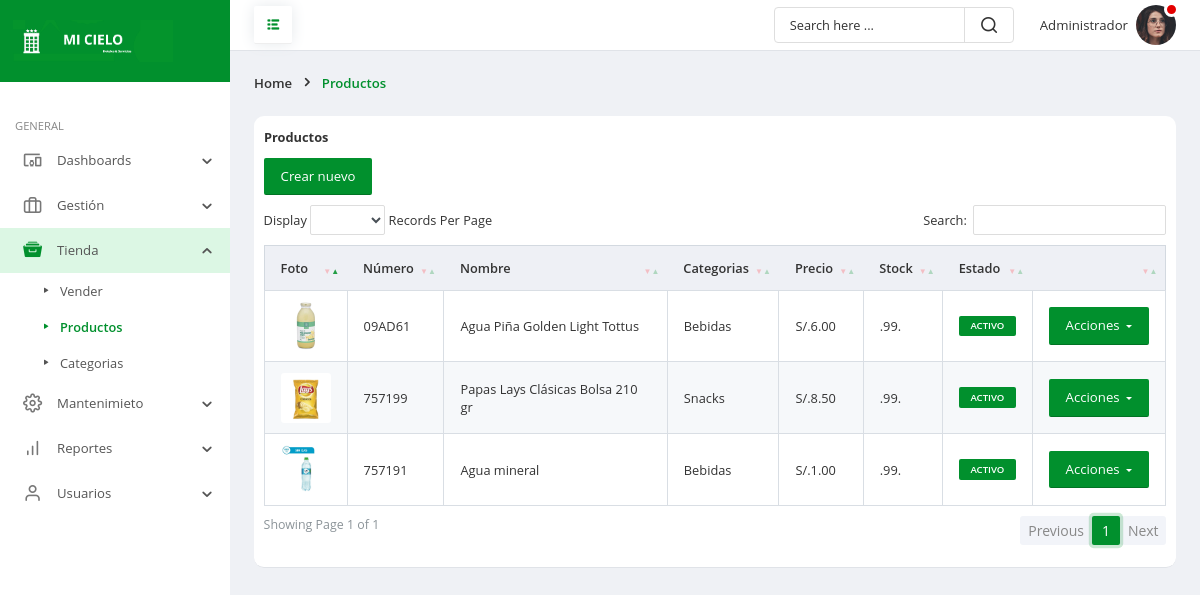
Page /frontend/productos/mostrar.php (signed in) on the committed database.
### tables this page shows
CREATE TABLE `productos` (
  `idprd` int(11) NOT NULL,
  `nomprd` varchar(150) NOT NULL,
  `numprd` char(14) NOT NULL,
  `detprd` text NOT NULL,
  `preprd` decimal(10,2) NOT NULL,
  `stckprd` char(3) NOT NULL,
  `staprd` char(1) NOT NULL,
  `fere` timestamp NOT NULL DEFAULT current_timestamp() ON UPDATE current_timestamp(),
  `idcat` int(11) NOT NULL,
  `foto` varchar(100) NOT NULL
);

CREATE TABLE `categorias` (
  `idcat` int(11) NOT NULL,
  `nomcat` varchar(100) NOT NULL,
  `fere` timestamp NOT NULL DEFAULT current_timestamp() ON UPDATE current_timestamp()
);

### frontend/productos/mostrar.php (the view, shortened to what this page needs)
<!doctype html>
<html lang="es">
	<head>
		<link rel="stylesheet" href="../../backend/css/bootstrap.min.css">
		<link rel="stylesheet" href="../../backend/fonts/style.css">
		<link rel="stylesheet" href="../../backend/css/main.css">
		<link rel="stylesheet" href="../../backend/vendor/datatables/dataTables.bs4.css" />
		<link rel="stylesheet" href="../../backend/vendor/datatables/dataTables.bs4-custom.css" />
		<link href="../../backend/vendor/datatables/buttons.bs.css" rel="stylesheet" />
		<link rel="stylesheet" href="../../backend/vendor/notify/notify-flat.css" />
	</head>
	<body>
		<div class="page-wrapper">
			<nav id="sidebar" class="sidebar-wrapper">
				<div class="sidebar-brand">
					<a href="../administrador/escritorio.php" class="logo">
						<img src="../../backend/img/rt.png" alt="Hotel mi cielo" />
					</a>
				</div>
				<div class="sidebar-content">
					<div class="sidebar-menu">
						<ul>
							<li class="header-menu">General</li>
							<li class="sidebar-dropdown">
								<a href="#">
									<i class="icon-devices_other"></i>
									<span class="menu-text">Dashboards</span>
								</a>
							</li>
							<li class="sidebar-dropdown">
								<a href="#">
									<i class="icon-briefcase"></i>
									<span class="menu-text">Gestión</span>
								</a>
							</li>
							<li class="sidebar-dropdown active">
								<a href="#">
									<i class="icon-archive"></i>
									<span class="menu-text">Tienda</span>
								</a>
								<div class="sidebar-submenu">
									<ul>
										<li>
											<a href="../venta/mostrar.php">Vender</a>
										</li>
										<li>
											<a href="../productos/mostrar.php" class="current-page">Productos</a>
										</li>
										<li>
											<a href="../categorias/mostrar.php">Categorias</a>
										</li>
									</ul>
								</div>
							</li>
							<li class="sidebar-dropdown">
								<a href="#">
									<i class="icon-settings1"></i>
									<span class="menu-text">Mantenimieto</span>
								</a>
							</li>
							<li class="sidebar-dropdown">
								<a href="#">
									<i class="icon-bar-chart"></i>
									<span class="menu-text">Reportes</span>
								</a>
							</li>
							<li class="sidebar-dropdown">
								<a href="#">
									<i class="icon-user1"></i>
									<span class="menu-text">Usuarios</span>
								</a>
							</li>
						</ul>
					</div>
				</div>
			</nav>
			<div class="page-content">
				<header class="header">
					<div class="toggle-btns">
						<a id="pin-sidebar" href="#">
							<i class="icon-list"></i>
						</a>
					</div>
					<div class="header-items">
						<div class="custom-search">
							<input type="text" class="search-query" placeholder="Search here ...">
							<i class="icon-search1"></i>
						</div>
						<ul class="header-actions">
							<li class="dropdown">
								<a href="#" id="userSettings" class="user-settings" data-toggle="dropdown" aria-haspopup="true">
									<span class="user-name"><?php echo $_SESSION['nombre']; ?></span>
									<span class="avatar">
										<img src="../../backend/img/user24.png" alt="avatar">
										<span class="status busy"></span>
									</span>
								</a>
							</li>
						</ul>
					</div>
				</header>
				<div class="page-header">
					<ol class="breadcrumb">
						<li class="breadcrumb-item">Home</li>
						<li class="breadcrumb-item active">Productos</li>
					</ol>
				</div>
				<div class="main-container">
					<div class="row gutters">
						<div class="col-xl-12 col-lg-12 col-md-12 col-sm-12 col-12">
							<div class="table-container">
								<div class="t-header">Productos</div>
								<div class="documents-header">
												<button class="btn btn-primary btn-lg" onclick="location.href='nuevo.php'">Crear nuevo</button>
											</div>
								<div class="table-responsive">
									 	<?php
require_once('../../backend/config/Conexion.php');
$sentencia = $connect->prepare("SELECT productos.idprd, productos.nomprd, productos.numprd, productos.detprd, productos.preprd, productos.stckprd, productos.staprd,categorias.idcat, categorias.nomcat, productos.foto FROM productos INNER JOIN categorias ON productos.idcat = categorias.idcat ORDER BY idprd DESC;");
 $sentencia->execute();
$data =  array();
if($sentencia){
  while($r = $sentencia->fetchObject()){
    $data[] = $r;
  }
}
									 ?>
									 <?php if(count($data)>0):?>
									<table id="basicExample" class="table custom-table">
										<thead>
											<tr>
												<th>Foto</th>
												<th>Número</th>
												<th>Nombre</th>
												<th>Categorias</th>
												<th>Precio</th>
												<th>Stock</th>
												<th>Estado</th>
												<th></th>
											</tr>
										</thead>
										<tbody>
											<?php foreach($data as $d):?>
											<tr>
												<td><img src="../../backend/img/subidas/<?php echo $d->foto ?>" width='50'></td>
												<td><?php echo $d->numprd ?></td>
												<td><?php echo $d->nomprd ?></td>
												<td><?php echo $d->nomcat ?></td>
												<td>S/.<?php echo $d->preprd ?></td>
												<td>
													<?php
													if ($d->stckprd < 10) {
														echo '<span class="badge badge-danger">SE ESTA AGOTANDO</span>';
													}
													else {
															echo ".$d->stckprd.";
														}
													 ?>
												</td>
												<td><?php
          if ($d->staprd==1) {
            echo '<span class="badge badge-primary">ACTIVO</span>';
          }else{
           echo '<span class="badge">INACTIVO</span>';
          }
         ?></td>
												<td>
	<div class="btn-group">
												<button class="btn btn-primary btn-lg dropdown-toggle" type="button" data-toggle="dropdown" aria-haspopup="true" aria-expanded="false">
													Acciones
												</button>
											</div>
		</td>
											</tr>
											<?php endforeach; ?>
										</tbody>
									</table>
									<?php else:?>
    <p class="alert alert-warning">No hay registros</p>
    <?php endif; ?>
								</div>
							</div>
						</div>
					</div>
				</div>
			</div>
		</div>
	</body>
</html>

### rows in the picture
productos: foto (picture), numprd "09AD61", nomprd "Agua Piña Golden Light Tottus", idcat.nomcat "Bebidas", preprd "6.00", stckprd "99", staprd "ACTIVO"
productos: foto (picture), numprd "757199", nomprd "Papas Lays Clásicas Bolsa 210 gr", idcat.nomcat "Snacks", preprd "8.50", stckprd "99", staprd "ACTIVO"
productos: foto (picture), numprd "757191", nomprd "Agua mineral", idcat.nomcat "Bebidas", preprd "1.00", stckprd "99", staprd "ACTIVO"

### other values in the picture
$_SESSION['nombre'] "Administrador"
